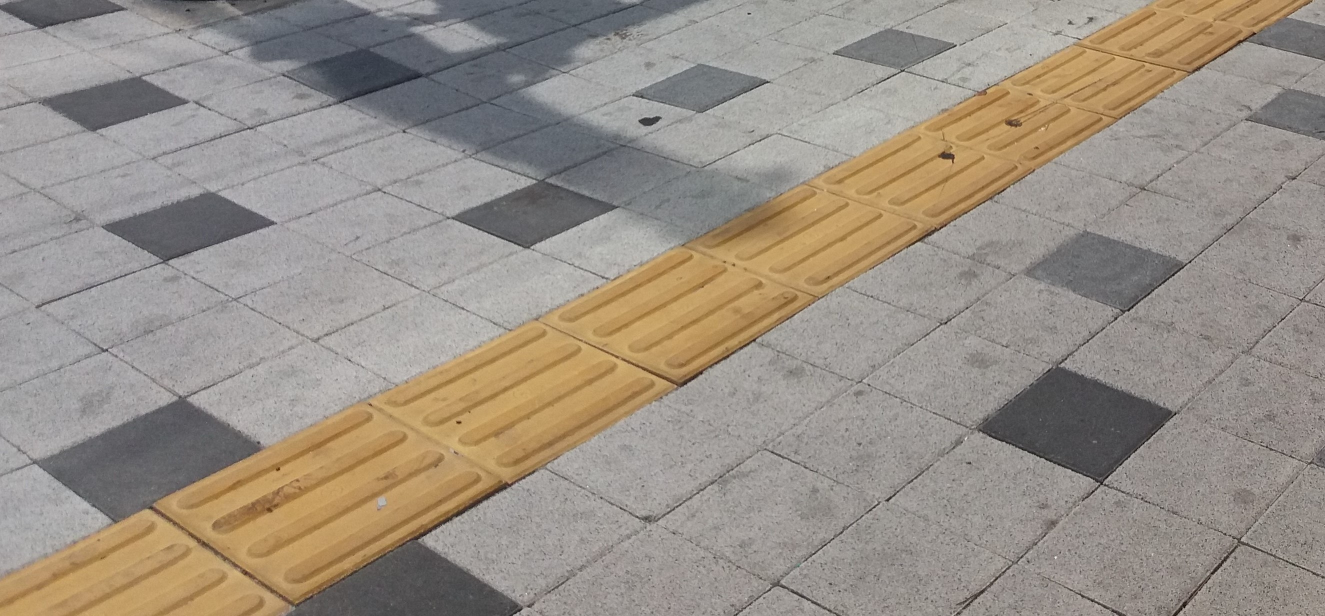
#> input picture Block Detection/braillblock.jpg, 2650 x 1232 px (shown at 1/2 size)
$ jupyter execute block_detection_ver1.ipynb
#> lines starting #> are read from the running program, lines starting #| are printed output that depends on the picture; after the words box and inside, x2 and y2 are one past the last pixel; in counts of white or black regions, pixels touching at a corner belong together
#> further down, img is the input picture: shape (1232, 2650, 3); mean B, G, R 133.7, 144, 152.9
[cell 1]
import cv2
import numpy as np
from matplotlib import pyplot as plt
import sys
import os
import datetime

[cell 2]
def extract_color(img):
    # RGB에서 HSV로 색상공간 변환
    hsv = cv2.cvtColor(img, cv2.COLOR_BGR2HSV)
#> hsv: shape (1232, 2650, 3); mean H, S, V 50.2, 33.3, 154.2

    # 노란색 점자블록 검출하기 위한 하한값과 상한값 결정
    lower_yellow = np.array([10, 50, 50])
    upper_yellow = np.array([40, 255, 255])

    # 노란색 범위에 있는 픽셀 검출
    # mask 배열에서 노란색 픽셀은 255, 그 외 다른 픽셀은 0으로 표현
    mask = cv2.inRange(hsv, lower_yellow, upper_yellow)
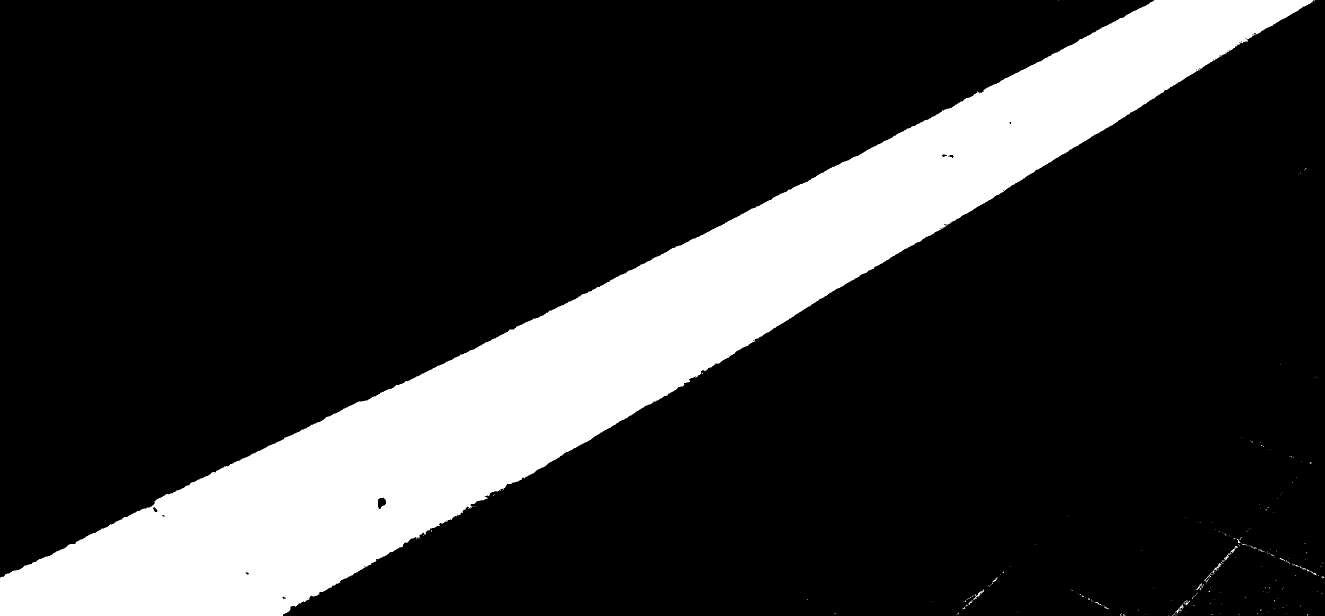
#> mask: shape (1232, 2650) (shown at 1/2 size); 19.2% white; 220 white regions (206 under 20 px), largest, box (x1, y1, x2, y2) and area: (0, 0, 2629, 1232) 625742, (2408, 1120, 2450, 1162) 123, (1937, 1179, 1968, 1210) 115

    # mask가 0이 아닌 부분(노란색)만 and 연산 수행
    # mask 부분을 제외하고는 검은색으로 표시
    res = cv2.bitwise_and(img, img, mask = mask)
    return res

[cell 3]
# line detection 과정과 동일
def find_edge_and_line(img, res):
    res = cv2.cvtColor(res, cv2.COLOR_HSV2RGB)
#> res: shape (616, 1325, 3)
    gray = cv2.cvtColor(res, cv2.COLOR_RGB2GRAY)
    canny = cv2.Canny(gray, 130, 300)
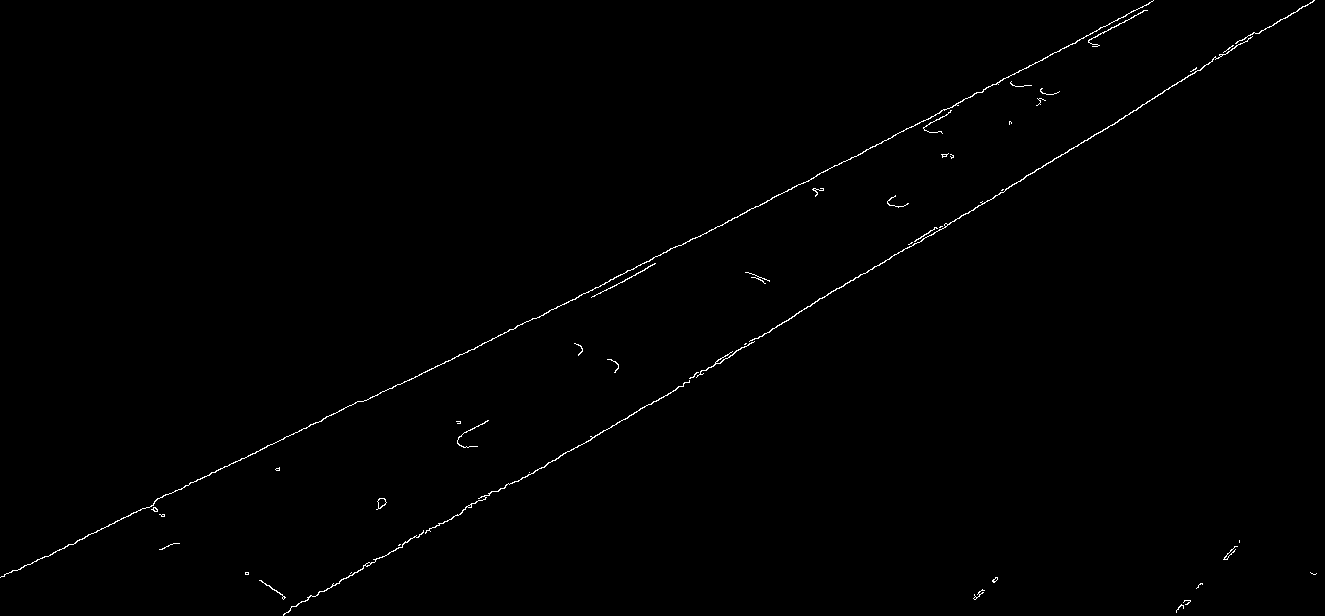
#> canny: shape (616, 1325); 0.51% white in thin lines or dots
    lines = cv2.HoughLinesP(
            canny,
            rho = 6,
            theta = np.pi / 60,
            threshold = 160,
            lines = np.array([]),
            minLineLength = 40,
            maxLineGap = 25
        )
#> lines = 24 rows, first 6: [689, 378, 769, 332], [536, 318, 999, 82], [430, 531, 720, 363], [1002, 189, 1117, 122], [419, 375, 532, 318], [47, 556, 231, 463]

    img = np.copy(img)
    line_img = np.zeros((img.shape[0], img.shape[1], 3), dtype = np.uint8)

    for line in lines:
        for x1, y1, x2, y2 in line:
            cv2.line(line_img, (x1, y1), (x2, y2), (0, 0, 255), 3)
#> this loop made 24 passes
#> line on passes 1 to 12: [[689, 378, 769, 332]], [[536, 318, 999, 82]], [[430, 531, 720, 363]], [[1002, 189, 1117, 122]], [[419, 375, 532, 318]], [[47, 556, 231, 463]], [[1069, 149, 1137, 109]], [[283, 614, 529, 472]], [[980, 202, 1077, 146]], [[1050, 54, 1149, 3]], [[1212, 60, 1313, 1]], [[799, 311, 973, 210]]

    final_res = cv2.addWeighted(img, 0.8, line_img, 1, 0.0)
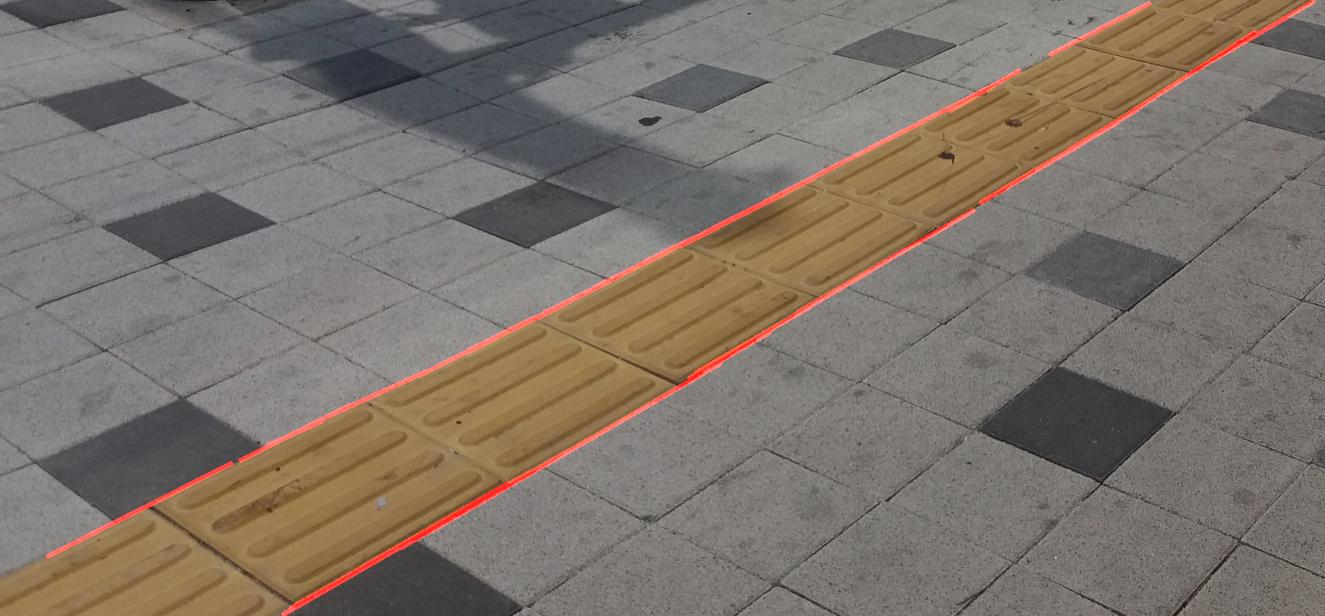
#> final_res: shape (616, 1325, 3); mean of channels 0, 1, 2 107.1, 115.3, 124.7; drawn as B, G, R
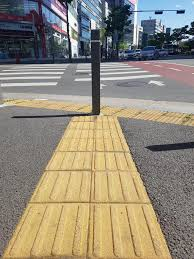
#> input picture Block Detection/braillblock2.jpg, 194 x 259 px
#> further down, img is the input picture: shape (259, 194, 3); mean B, G, R 122.2, 138.8, 146.9
#> in extract_color (call 2), `hsv = cv2.cvtColor(img, cv2.COLOR_BGR2HSV)`: hsv: shape (259, 194, 3); mean H, S, V 54.4, 66.4, 155
#> in extract_color (call 2), `mask = cv2.inRange(hsv, lower_yellow, upper_yellow)`:
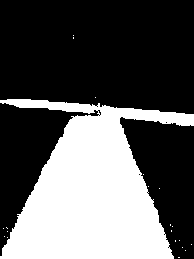
#> mask: shape (259, 194); 35.6% white; 21 white regions (20 under 20 px), largest, box (x1, y1, x2, y2) and area: (0, 99, 194, 259) 17854
    return final_res

[cell 4]
def resize_img(img):
    img = cv2.resize(img, dsize = (0, 0), fx = 0.5, fy = 0.5, interpolation = cv2.INTER_LINEAR)
    return img

[cell 5]
img = cv2.imread('./braillblock.jpg')
res = extract_color(img)

resized_img = resize_img(img)
resized_res = resize_img(res)

final_res = find_edge_and_line(resized_img, resized_res)

cv2.namedWindow('res')
cv2.moveWindow('res', 40, 30)
cv2.imshow('res', final_res)
cv2.waitKey(0)
cv2.destroyAllWindows()

[cell 6]
plt.figure()
plt.imshow(final_res)
plt.show()

[cell 7]
def find_edge_and_line2(img, res):
    res = cv2.cvtColor(res, cv2.COLOR_HSV2RGB)
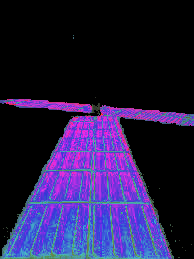
#> res: shape (259, 194, 3); mean R, G, B 38.2, 28.6, 70.7
    gray = cv2.cvtColor(res, cv2.COLOR_RGB2GRAY)
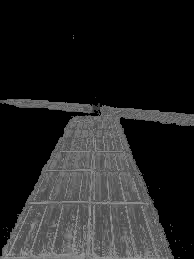
#> gray: shape (259, 194); min 0, max 161, mean 36.3
    canny = cv2.Canny(gray, 270, 300)
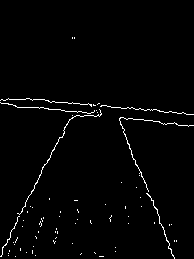
#> canny: shape (259, 194); 1.8% white in thin lines or dots, all inside (x1, y1, x2, y2) = (0, 37, 194, 259)
    lines = cv2.HoughLinesP(
            canny,
            rho = 6,
            theta = np.pi / 60,
            threshold = 50,
            lines = np.array([]),
            minLineLength = 40,
            maxLineGap = 25
        )
#> lines = [[8, 104, 101, 114], [2, 249, 76, 103], [26, 98, 123, 108], [127, 143, 159, 216], [72, 115, 143, 119], [91, 106, 156, 109], [131, 154, 163, 227], [76, 111, 127, 119], [139, 175, 169, 244], [2, 251, 77, 103]]

    img = np.copy(img)
    line_img = np.zeros((img.shape[0], img.shape[1], 3), dtype = np.uint8)

    for line in lines:
        for x1, y1, x2, y2 in line:
            cv2.line(line_img, (x1, y1), (x2, y2), (0, 0, 255), 3)
#> this loop made 10 passes
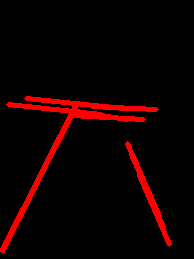
#> line_img: shape (259, 194, 3); mean of channels 0, 1, 2 0, 0, 15.8; drawn as B, G, R

    final_res = cv2.addWeighted(img, 0.8, line_img, 1, 0.0)
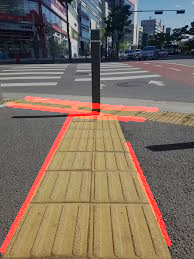
#> final_res: shape (259, 194, 3); mean B, G, R 97.7, 111, 125.5
    return final_res

[cell 8]
img = cv2.imread('./braillblock2.jpg')
res = extract_color(img)
final_res = find_edge_and_line2(img, res)

cv2.namedWindow('res')
cv2.moveWindow('res', 40, 30)
cv2.imshow('res', final_res)
cv2.waitKey(0)
cv2.destroyAllWindows()
